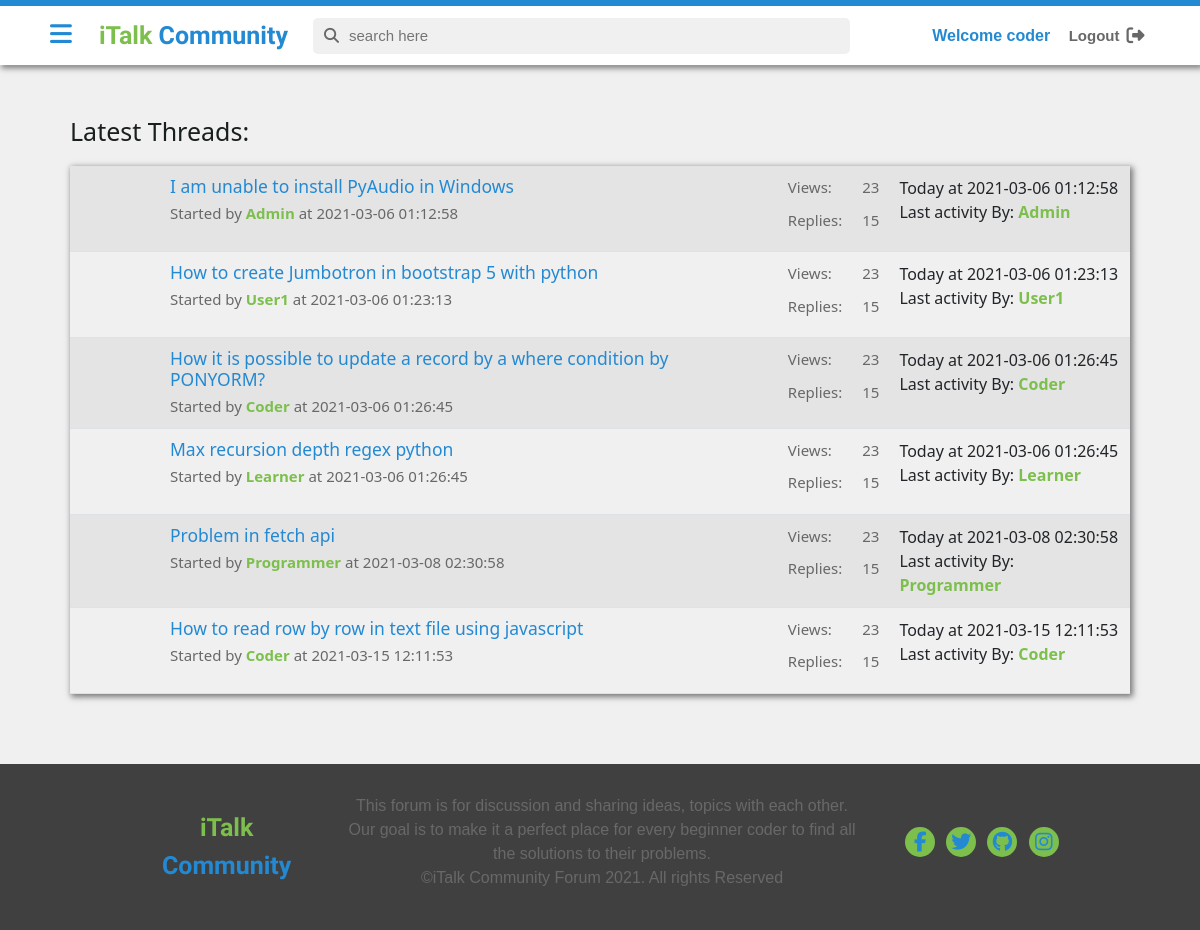
The page /newthreads.php (signed in) on the database its author committed.
### tables this page shows
CREATE TABLE `threads` (
  `thread_id` int(7) NOT NULL,
  `thread_title` varchar(255) NOT NULL,
  `thread_desc` text NOT NULL,
  `thread_cat_id` int(7) NOT NULL,
  `thread_user_id` int(7) NOT NULL,
  `timestamp` datetime NOT NULL DEFAULT current_timestamp()
);

CREATE TABLE `users_23` (
  `user_id` int(7) NOT NULL,
  `username` varchar(23) NOT NULL,
  `email` varchar(255) NOT NULL,
  `password` varchar(255) NOT NULL,
  `user_description` text NOT NULL,
  `user_img` varchar(255) NOT NULL,
  `timestamp` datetime NOT NULL DEFAULT current_timestamp()
);

### newthreads.php (the view, shortened to what this page needs)
<!doctype html>
<html lang="en">
<head>
    <link href="https://cdn.jsdelivr.net/npm/bootstrap@5.0.0-beta2/dist/css/bootstrap.min.css" rel="stylesheet"
>
    <link rel="stylesheet" href="assets/libraries/slick-1.8.1/slick/slick.css">
    <link rel="stylesheet" href="assets/libraries/fontawesome-free-5.15.2-web/css/all.min.css">
    <link rel="stylesheet" href="style.css?v=<?php echo time(); ?>">
    <link rel="stylesheet" href="partials/css/partials.css?v=<?php echo time(); ?>">
    <link rel="stylesheet" href="css/threadlist.css?v=<?php echo time(); ?>">
</head>
<body>
    <?php require "partials/_header.php";?>
    <div class="main-container">
        <?php require "partials/_sidenav.php"?>
        <div class="_main" id="main">
            <h1 class="browse-heading">Latest Threads:</h1>
            <div class="threads">
                <div class="thread-cat">
                    <table class="table table-hover table-striped m-0">
                        <tbody>
                            <?php
                    $sql = "SELECT * FROM `threads`";
                    $res = mysqli_query($conn, $sql);
                    while($row = mysqli_fetch_assoc($res)){
                        $id = $row['thread_id'];
                        $title = $row['thread_title'];
                        $threadTime = $row['timestamp'];
                        $user_id = $row['thread_user_id'];
                        $sql2 = "SELECT username FROM `users_23` WHERE user_id='$user_id'";
                        $res2 = mysqli_query($conn, $sql2);
                        $row = mysqli_fetch_assoc($res2);
                        $user = $row['username'];
                        echo '
                        <tr class="question ">
                        <th scope="row "><span class=""><img src="assets/images/cat-1.png" alt=""></span></th>
                        <td><h3><a href="thread.php?thread_id='.$id.'">'.$title.'</a></h3>
                        <p class="my-0 posted">Started by  <a href="/OnlineForum/user.php?v='.$user_id.'">'.$user.'</a> at '.$threadTime.'</p>
                        </td>
                        <td><p>Views:</p><p>Replies:</p></td>
                        <td><p>23</p><p>15</p></td>
                        <td>Today at '.$threadTime.'<br>Last activity By: <a style="text-decoration:none; color:#7DBF4D; text-transform:capitalize; font-weight:600;" href="/OnlineForum/user.php?v='.$user_id.'"> '.$user.'</a></td>
                    </tr>';
                }
                echo'
                    </tbody>
            </table>';
    ?>
                </div>
            </div>
        </div>
    </div>
    <?php require "partials/_footer.php"; ?>
</body>
</html>

### style.css (style rules this page uses)
:root { --primary : #2389D3; --secondary : #7DBF4D; --dark : #191e1e; --light : #F0F0F0; --bgwhite : #f4f7f9; --pure: #fff; --grey :#686868; --bglight:#f0f0f0; }
*, *:before, *:after { margin: 0; padding: 0; box-sizing: border-box; }
html { font-size: 62.5%; -webkit-font-smoothing: antialiased; }
body { background: var(--pure); font-size: 1.6rem; }
div.main-container { padding: 0; margin-top: 6.6rem; }
.main ._main { margin: 0rem; padding: 5rem; position: relative; }

### css/threadlist.css (style rules this page uses)
.main ._main { margin-left: 20rem; }
div._main h1.browse-heading { color: var(--dark); margin: 0 2rem; }
div._main .threads { margin: 2rem; box-shadow: 2px 2px 6px 1px rgba(0,0,0, 0.5); }
div._main .threads table tbody tr.question span { width: 7rem; height: auto; padding: .9rem; display: flex; justify-content: center; align-items: center; }
div._main .threads table tbody tr.question td, div._main .threads table tbody tr.question th { padding: 1rem; }
div._main .threads table tbody tr.question td h3 a { color: var(--primary); text-decoration: none; }
div._main .threads table tbody tr.question td p { font-weight: 400; font-size: 1.5rem; color: var(--grey); }
div._main .threads table tbody tr.question td p.posted a { text-decoration: none; color: var(--secondary); text-transform: capitalize; font-weight: 600; }

### newthreads.php (style rules this page uses)
#main { min-height: 70vh; }

### rows shown on the page
threads: thread_title "I am unable to install PyAudio in Windows", users_23.username "Admin", timestamp "2021-03-06 01:12:58"
threads: thread_title "How to create Jumbotron in bootstrap 5 with python", users_23.username "User1", timestamp "2021-03-06 01:23:13"
threads: thread_title "How it is possible to update a record by a where condition by PONYORM?", users_23.username "Coder", timestamp "2021-03-06 01:26:45"
threads: thread_title "Max recursion depth regex python", users_23.username "Learner", timestamp "2021-03-06 01:26:45"
threads: thread_title "Problem in fetch api", users_23.username "Programmer", timestamp "2021-03-08 02:30:58"
threads: thread_title "How to read row by row in text file using javascript", users_23.username "Coder", timestamp "2021-03-15 12:11:53"

### other values the page prints
$_SESSION['username'] "coder"
